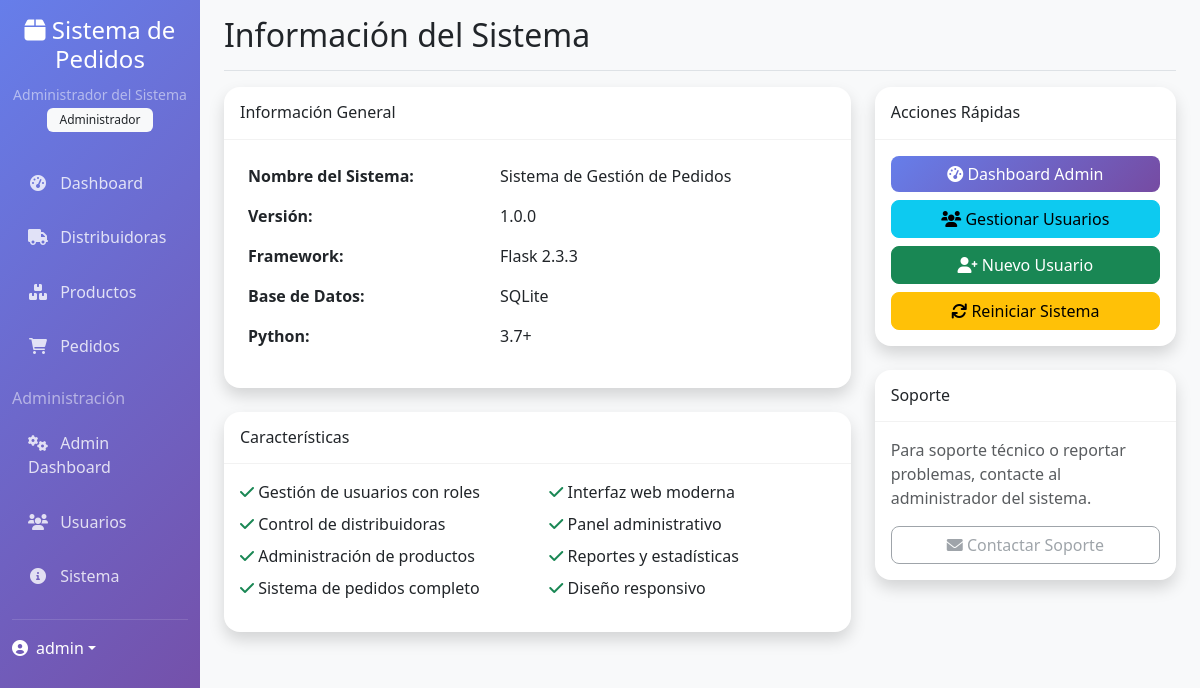
Page /admin/sistema (signed in) on the committed database.
### models.py (models this page shows, shortened)
class User(UserMixin, db.Model):
    __tablename__ = 'users'
    id = db.Column(db.Integer, primary_key=True)
    username = db.Column(db.String(80), unique=True, nullable=False)
    email = db.Column(db.String(120), unique=True, nullable=False)
    password_hash = db.Column(db.String(255), nullable=False)
    rol = db.Column(db.Enum(Rol), nullable=False, default=Rol.VENDEDOR)
    nombre = db.Column(db.String(100), nullable=False)
    activo = db.Column(db.Boolean, default=True)
    fecha_creacion = db.Column(db.DateTime, default=datetime.utcnow)
    ultimo_login = db.Column(db.DateTime)
    def is_administrador(self):
        return self.rol == Rol.ADMINISTRADOR
    def is_vendedor(self):
        return self.rol == Rol.VENDEDOR

### admin/routes.py (the view)
@admin_bp.route('/sistema')
@login_required
@administrador_requerido
def sistema():
    return render_template('admin/sistema.html')

### templates/admin/sistema.html (shortened to what this page needs)
{% extends "base.html" %}
{% block page_title %}Información del Sistema{% endblock %}
{% block content %}
<div class="row">
    <div class="col-lg-8">
        <div class="card shadow mb-4">
            <div class="card-header py-3">
                <h6 class="m-0 font-weight-bold">Información General</h6>
            </div>
            <div class="card-body">
                <table class="table table-borderless">
                    <tr>
                        <td><strong>Nombre del Sistema:</strong></td>
                        <td>Sistema de Gestión de Pedidos</td>
                    </tr>
                    <tr>
                        <td><strong>Versión:</strong></td>
                        <td>1.0.0</td>
                    </tr>
                    <tr>
                        <td><strong>Framework:</strong></td>
                        <td>Flask 2.3.3</td>
                    </tr>
                    <tr>
                        <td><strong>Base de Datos:</strong></td>
                        <td>SQLite</td>
                    </tr>
                    <tr>
                        <td><strong>Python:</strong></td>
                        <td>3.7+</td>
                    </tr>
                </table>
            </div>
        </div>
        <div class="card shadow mb-4">
            <div class="card-header py-3">
                <h6 class="m-0 font-weight-bold">Características</h6>
            </div>
            <div class="card-body">
                <div class="row">
                    <div class="col-md-6">
                        <ul class="list-unstyled">
                            <li class="mb-2">
                                <i class="fas fa-check text-success"></i>
                                Gestión de usuarios con roles
                            </li>
                            <li class="mb-2">
                                <i class="fas fa-check text-success"></i>
                                Control de distribuidoras
                            </li>
                            <li class="mb-2">
                                <i class="fas fa-check text-success"></i>
                                Administración de productos
                            </li>
                            <li class="mb-2">
                                <i class="fas fa-check text-success"></i>
                                Sistema de pedidos completo
                            </li>
                        </ul>
                    </div>
                    <div class="col-md-6">
                        <ul class="list-unstyled">
                            <li class="mb-2">
                                <i class="fas fa-check text-success"></i>
                                Interfaz web moderna
                            </li>
                            <li class="mb-2">
                                <i class="fas fa-check text-success"></i>
                                Panel administrativo
                            </li>
                            <li class="mb-2">
                                <i class="fas fa-check text-success"></i>
                                Reportes y estadísticas
                            </li>
                            <li class="mb-2">
                                <i class="fas fa-check text-success"></i>
                                Diseño responsivo
                            </li>
                        </ul>
                    </div>
                </div>
            </div>
        </div>
    </div>
    <div class="col-lg-4">
        <div class="card shadow mb-4">
            <div class="card-header py-3">
                <h6 class="m-0 font-weight-bold">Acciones Rápidas</h6>
            </div>
            <div class="card-body">
                <div class="d-grid gap-2">
                    <a href="{{ url_for('admin.dashboard') }}" class="btn btn-primary">
                        <i class="fas fa-tachometer-alt"></i> Dashboard Admin
                    </a>
                    <a href="{{ url_for('admin.usuarios') }}" class="btn btn-info">
                        <i class="fas fa-users"></i> Gestionar Usuarios
                    </a>
                    <a href="{{ url_for('auth.registro') }}" class="btn btn-success">
                        <i class="fas fa-user-plus"></i> Nuevo Usuario
                    </a>
                    <button type="button" class="btn btn-warning" onclick="location.reload()">
                        <i class="fas fa-sync"></i> Reiniciar Sistema
                    </button>
                </div>
            </div>
        </div>
        <div class="card shadow">
            <div class="card-header py-3">
                <h6 class="m-0 font-weight-bold">Soporte</h6>
            </div>
            <div class="card-body">
                <p class="text-muted">
                    Para soporte técnico o reportar problemas, contacte al administrador del sistema.
                </p>
                <div class="d-grid gap-2">
                    <button type="button" class="btn btn-outline-secondary" disabled>
                        <i class="fas fa-envelope"></i> Contactar Soporte
                    </button>
                </div>
            </div>
        </div>
    </div>
</div>
{% endblock %}

### templates/base.html (shortened to what this page needs)
<!DOCTYPE html>
<html lang="es">
<head>
    <link href="https://cdn.jsdelivr.net/npm/bootstrap@5.3.0/dist/css/bootstrap.min.css" rel="stylesheet">
    <link href="https://cdnjs.cloudflare.com/ajax/libs/font-awesome/6.0.0/css/all.min.css" rel="stylesheet">
    <link href="https://cdn.datatables.net/1.13.0/css/dataTables.bootstrap5.min.css" rel="stylesheet">
    <link rel="stylesheet" href="{{ url_for('static', filename='css/style.css') }}">
</head>
<body>
    {% if current_user.is_authenticated %}
    <div class="container-fluid">
        <div class="row">
            <nav class="col-md-3 col-lg-2 d-md-block sidebar collapse">
                <div class="position-sticky pt-3">
                    <div class="text-center mb-4">
                        <h4 class="text-white">
                            <i class="fas fa-box"></i> Sistema de Pedidos
                        </h4>
                        <small class="text-white-50">{{ current_user.nombre }}</small>
                        <br>
                        <span class="badge bg-light text-dark">{{ current_user.rol.value.title() }}</span>
                    </div>
                    <ul class="nav flex-column">
                        <li class="nav-item">
                            <a class="nav-link" href="{{ url_for('main.dashboard') }}">
                                <i class="fas fa-tachometer-alt"></i> Dashboard
                            </a>
                        </li>
                        {% if current_user.is_vendedor() or current_user.is_administrador() %}
                        <li class="nav-item">
                            <a class="nav-link" href="{{ url_for('main.distribuidoras') }}">
                                <i class="fas fa-truck"></i> Distribuidoras
                            </a>
                        </li>
                        <li class="nav-item">
                            <a class="nav-link" href="{{ url_for('main.productos') }}">
                                <i class="fas fa-boxes"></i> Productos
                            </a>
                        </li>
                        <li class="nav-item">
                            <a class="nav-link" href="{{ url_for('main.pedidos') }}">
                                <i class="fas fa-shopping-cart"></i> Pedidos
                            </a>
                        </li>
                        {% endif %}
                        {% if current_user.is_administrador() %}
                        <li class="nav-item mt-3">
                            <h6 class="text-white-50">Administración</h6>
                        </li>
                        <li class="nav-item">
                            <a class="nav-link" href="{{ url_for('admin.dashboard') }}">
                                <i class="fas fa-cogs"></i> Admin Dashboard
                            </a>
                        </li>
                        <li class="nav-item">
                            <a class="nav-link" href="{{ url_for('admin.usuarios') }}">
                                <i class="fas fa-users"></i> Usuarios
                            </a>
                        </li>
                        <li class="nav-item">
                            <a class="nav-link" href="{{ url_for('admin.sistema') }}">
                                <i class="fas fa-info-circle"></i> Sistema
                            </a>
                        </li>
                        {% endif %}
                    </ul>
                    <hr class="text-white-50">
                    <div class="dropdown">
                        <a href="#" class="d-flex align-items-center text-white text-decoration-none dropdown-toggle"
                           data-bs-toggle="dropdown" aria-expanded="false">
                            <i class="fas fa-user-circle"></i>
                            <span class="ms-2">{{ current_user.username }}</span>
                        </a>
                    </div>
                </div>
            </nav>
            <main class="col-md-9 ms-sm-auto col-lg-10 px-md-4 main-content">
                <div class="d-flex justify-content-between flex-wrap flex-md-nowrap align-items-center pt-3 pb-2 mb-3 border-bottom">
                    <h1 class="h2">{% block page_title %}Dashboard{% endblock %}</h1>
                </div>
                {% block content %}{% endblock %}
            </main>
        </div>
    </div>
    {% endif %}
</body>
</html>

### static/css/style.css (style rules this page uses)
:root { --primary-gradient: linear-gradient(135deg, #667eea 0%, #764ba2 100%); --success-color: #10b981; --warning-color: #f59e0b; --danger-color: #ef4444; --info-color: #3b82f6; }
.sidebar { min-height: 100vh; background: var(--primary-gradient); box-shadow: 0 4px 6px rgba(0, 0, 0, 0.1); }
.sidebar .nav-link { color: rgba(255, 255, 255, 0.8); border-radius: 0.5rem; margin: 0.2rem 0; padding: 0.75rem 1rem; transition: all 0.3s ease; }
.sidebar .nav-link i { width: 20px; text-align: center; margin-right: 0.5rem; }
.main-content { background-color: #f8f9fa; min-height: 100vh; }
.card { border: none; border-radius: 1rem; box-shadow: 0 0.125rem 0.25rem rgba(0, 0, 0, 0.075); transition: all 0.3s ease; }
.card-header { background-color: transparent; border-bottom: 1px solid rgba(0, 0, 0, 0.05); }
.btn { border-radius: 0.5rem; font-weight: 500; transition: all 0.3s ease; }
.btn-primary { background: var(--primary-gradient); border: none; }
.badge { font-weight: 500; padding: 0.375rem 0.75rem; }
.table { border-radius: 0.5rem; overflow: hidden; }
.table td { vertical-align: middle; }

### rows in the picture
User: nombre "Administrador del Sistema", rol.value "Administrador", username "admin"
